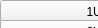
      <widget class="QWidget" name="servers_box">
       <property name="geometry">
        <rect>
         <x>0</x>
         <y>0</y>
         <width>98</width>
         <height>28</height>
        </rect>
       </property>
       <attribute name="label">
        <string>Servers</string>
       </attribute>
       <widget class="QPushButton" name="_1u_base">
        <property name="geometry">
         <rect>
          <x>0</x>
          <y>0</y>
          <width>221</width>
          <height>23</height>
         </rect>
        </property>
        <property name="text">
         <string>1U Basic</string>
        </property>
       </widget>
       <widget class="QPushButton" name="_2u_base">
        <property name="geometry">
         <rect>
          <x>0</x>
          <y>20</y>
          <width>221</width>
          <height>23</height>
         </rect>
        </property>
        <property name="text">
         <string>2U Basic</string>
        </property>
       </widget>
       <widget class="QPushButton" name="_1u_avrx_960k_1">
        <property name="geometry">
         <rect>
          <x>0</x>
          <y>40</y>
          <width>221</width>
          <height>23</height>
         </rect>
        </property>
        <property name="text">
         <string>1U AVRX 960K-1</string>
        </property>
       </widget>
       <widget class="QPushButton" name="_2u_avrx_960k_2u2">
        <property name="geometry">
         <rect>
          <x>0</x>
          <y>60</y>
          <width>221</width>
          <height>23</height>
         </rect>
        </property>
        <property name="text">
         <string>2U AVRX 960K-2U2</string>
        </property>
       </widget>
      </widget>
